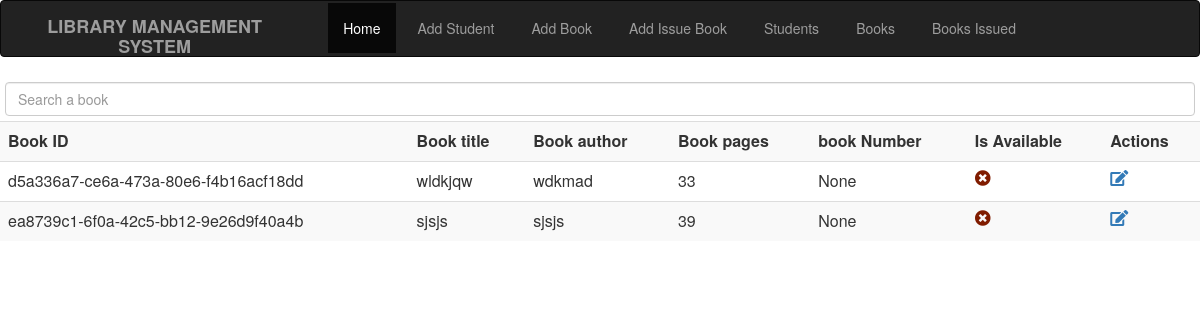
/view_books, run on the app's committed database.
### library/models.py (models this page shows, shortened)
class BookInstance(models.Model):
    id=models.UUIDField(primary_key=True,default=uuid.uuid4,help_text="Book unique id across the Library")
    book=models.ForeignKey('Book', on_delete=models.CASCADE,null=True)
    book_number=models.PositiveIntegerField(null=True,help_text="Book number for books of the save kind")
    Is_borrowed = models.BooleanField(default=False)

class Book(models.Model):
    book_title = models.CharField(max_length=200)
    book_author = models.CharField(max_length=100)
    book_pages = models.PositiveIntegerField()
    summary=models.TextField(max_length=500, help_text="Summary about the book",null=True,blank=True)

### library/views.py (the view)
# urls.py: path('view_books', views.view_books, name='show_book_record'),
def view_books(request):
    books=BookInstance.objects.order_by('id')
    return render(request,'view_books.html', {'books': books})

### library/templates/view_books.html (shortened to what this page needs)
{% extends 'base.html' %}
{% block content %}
<div class="search">
    <input type="text" class="form-control" id="books_search_input" name="book_name" placeholder="Search a book" onkeyup="search_books()">
</div>
<table class="table table-striped">
<tr>
    <th>Book ID</th>
    <th>Book title </th>
    <th>Book author </th>
    <th>Book pages </th>
    <th>book Number </th>
    <th>Is Available</th>
    <th>Actions</th>
</tr>
    {%for book in books%}
    <tr class="book_row">
    <td >{{book.id}}</td>
    <td class="title">{{book.book.book_title}}</td>
    <td>{{book.book.book_author}}</td>
    <td>{{book.book.book_pages}}</td>
    <td >{{book.book_number}}</td>
    <td>
        {%if  book.Is_borrowed %}
        <span><i class="fa fa-times-circle" style="color:rgb(128, 28, 0)"></i></span>
        <td>
            <a href="edit/book/{{book.id}}"><i class="fa fa-edit"></i></a>
            </td>
        {%else%}
        <span><i class="fa fa-check-circle" style="color:green"></i></span>
        <td><a href="edit/book/{{book.id}}"><i class="fa fa-edit"></i></a> | <a
            href="delete/book/{{book.id}}"><i class="fa fa-trash-alt"></i></a></td>
        {%endif%}
    </td>
    </tr> {% endfor %}
</table>
{% endblock %}

### library/static/css/style.css (style rules this page uses)
.search { padding:5px; }

### library/templates/base.html (style rules this page uses)
body { text-align:center; }

### data on the page
BookInstance: id "d5a336a7-ce6a-473a-80e6-f4b16acf18dd", book.book_title "wldkjqw", book.book_author "wdkmad", book.book_pages "33", book_number "None"
BookInstance: id "ea8739c1-6f0a-42c5-bb12-9e26d9f40a4b", book.book_title "sjsjs", book.book_author "sjsjs", book.book_pages "39", book_number "None"
